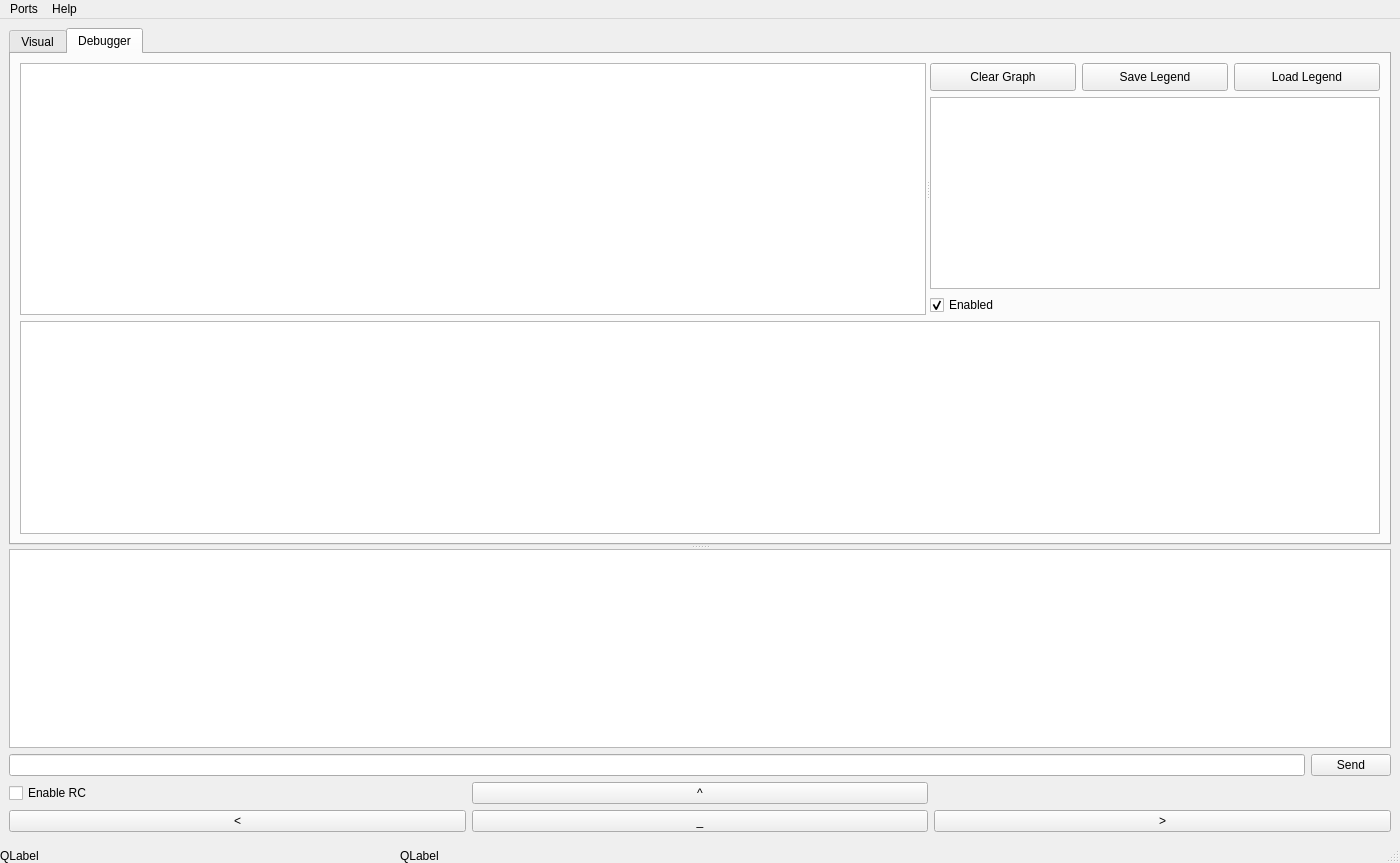
<?xml version="1.0" encoding="UTF-8"?>
<ui version="4.0">
 <class>MainWindow</class>
 <widget class="QMainWindow" name="MainWindow">
  <property name="geometry">
   <rect>
    <x>0</x>
    <y>0</y>
    <width>1400</width>
    <height>863</height>
   </rect>
  </property>
  <property name="windowTitle">
   <string>ballbotCommander</string>
  </property>
  <widget class="QWidget" name="centralwidget">
   <property name="enabled">
    <bool>true</bool>
   </property>
   <property name="layoutDirection">
    <enum>Qt::LeftToRight</enum>
   </property>
   <property name="autoFillBackground">
    <bool>false</bool>
   </property>
   <layout class="QVBoxLayout" name="verticalLayout_2">
    <item>
     <widget class="QSplitter" name="splitter_2">
      <property name="orientation">
       <enum>Qt::Vertical</enum>
      </property>
      <widget class="QTabWidget" name="tabWidget">
       <property name="currentIndex">
        <number>1</number>
       </property>
       <widget class="QWidget" name="tabVisual">
        <attribute name="title">
         <string>Visual</string>
        </attribute>
        <layout class="QVBoxLayout" name="verticalLayout_5">
         <item>
          <layout class="QHBoxLayout" name="horizontalLayout_2"/>
         </item>
        </layout>
       </widget>
       <widget class="QWidget" name="tabDebugger">
        <attribute name="title">
         <string>Debugger</string>
        </attribute>
        <layout class="QVBoxLayout" name="verticalLayout">
         <item>
          <widget class="QSplitter" name="splitter">
           <property name="orientation">
            <enum>Qt::Horizontal</enum>
           </property>
           <widget class="PlotWidget" name="MyPlotWidget">
            <property name="minimumSize">
             <size>
              <width>0</width>
              <height>200</height>
             </size>
            </property>
           </widget>
           <widget class="QWidget" name="verticalLayoutWidget">
            <layout class="QVBoxLayout" name="verticalLayout_3">
             <property name="sizeConstraint">
              <enum>QLayout::SetMaximumSize</enum>
             </property>
             <item>
              <layout class="QHBoxLayout" name="horizontalLayout">
               <property name="sizeConstraint">
                <enum>QLayout::SetDefaultConstraint</enum>
               </property>
               <item>
                <widget class="QPushButton" name="clearGraphButton">
                 <property name="sizePolicy">
                  <sizepolicy hsizetype="Minimum" vsizetype="Fixed">
                   <horstretch>0</horstretch>
                   <verstretch>0</verstretch>
                  </sizepolicy>
                 </property>
                 <property name="minimumSize">
                  <size>
                   <width>30</width>
                   <height>28</height>
                  </size>
                 </property>
                 <property name="maximumSize">
                  <size>
                   <width>150</width>
                   <height>28</height>
                  </size>
                 </property>
                 <property name="text">
                  <string>Clear Graph</string>
                 </property>
                </widget>
               </item>
               <item>
                <widget class="QPushButton" name="saveLegendButton">
                 <property name="minimumSize">
                  <size>
                   <width>30</width>
                   <height>28</height>
                  </size>
                 </property>
                 <property name="maximumSize">
                  <size>
                   <width>150</width>
                   <height>28</height>
                  </size>
                 </property>
                 <property name="text">
                  <string>Save Legend</string>
                 </property>
                </widget>
               </item>
               <item>
                <widget class="QPushButton" name="loadLegendButton">
                 <property name="minimumSize">
                  <size>
                   <width>30</width>
                   <height>28</height>
                  </size>
                 </property>
                 <property name="maximumSize">
                  <size>
                   <width>150</width>
                   <height>28</height>
                  </size>
                 </property>
                 <property name="text">
                  <string>Load Legend</string>
                 </property>
                </widget>
               </item>
              </layout>
             </item>
             <item>
              <widget class="QListView" name="listView">
               <property name="sizePolicy">
                <sizepolicy hsizetype="Expanding" vsizetype="Expanding">
                 <horstretch>0</horstretch>
                 <verstretch>0</verstretch>
                </sizepolicy>
               </property>
               <property name="maximumSize">
                <size>
                 <width>450</width>
                 <height>16777215</height>
                </size>
               </property>
              </widget>
             </item>
             <item>
              <widget class="QCheckBox" name="graphEnabledCheckBox">
               <property name="text">
                <string>Enabled</string>
               </property>
               <property name="checked">
                <bool>true</bool>
               </property>
              </widget>
             </item>
            </layout>
           </widget>
          </widget>
         </item>
         <item>
          <widget class="QPlainTextEdit" name="plainTextEdit">
           <property name="readOnly">
            <bool>true</bool>
           </property>
           <property name="tabStopWidth">
            <number>40</number>
           </property>
          </widget>
         </item>
        </layout>
       </widget>
      </widget>
      <widget class="QTextEdit" name="console">
       <property name="readOnly">
        <bool>true</bool>
       </property>
       <property name="tabStopWidth">
        <number>40</number>
       </property>
      </widget>
     </widget>
    </item>
    <item>
     <layout class="QHBoxLayout" name="horizontalLayout_3">
      <item>
       <widget class="QLineEdit" name="sendTextBox"/>
      </item>
      <item>
       <widget class="QPushButton" name="sendButton">
        <property name="text">
         <string>Send</string>
        </property>
       </widget>
      </item>
     </layout>
    </item>
    <item>
     <layout class="QGridLayout" name="gridLayout">
      <item row="0" column="1">
       <widget class="QPushButton" name="upButton">
        <property name="text">
         <string>^</string>
        </property>
       </widget>
      </item>
      <item row="1" column="2">
       <widget class="QPushButton" name="rightButton">
        <property name="text">
         <string>&gt;</string>
        </property>
       </widget>
      </item>
      <item row="1" column="0">
       <widget class="QPushButton" name="leftButton">
        <property name="text">
         <string>&lt;</string>
        </property>
       </widget>
      </item>
      <item row="1" column="1">
       <widget class="QPushButton" name="downButton">
        <property name="text">
         <string>_</string>
        </property>
       </widget>
      </item>
      <item row="0" column="0">
       <widget class="QCheckBox" name="enableRCCheckBox">
        <property name="text">
         <string>Enable RC</string>
        </property>
       </widget>
      </item>
     </layout>
    </item>
   </layout>
  </widget>
  <widget class="QMenuBar" name="menubar">
   <property name="geometry">
    <rect>
     <x>0</x>
     <y>0</y>
     <width>1400</width>
     <height>38</height>
    </rect>
   </property>
   <widget class="QMenu" name="menuHelp">
    <property name="title">
     <string>Help</string>
    </property>
    <addaction name="actionAbout"/>
   </widget>
   <widget class="QMenu" name="menuPorts">
    <property name="title">
     <string>Ports</string>
    </property>
   </widget>
   <addaction name="menuPorts"/>
   <addaction name="menuHelp"/>
  </widget>
  <widget class="QStatusBar" name="statusbar">
   <widget class="QLabel" name="statusBarLabelPlotFps">
    <property name="geometry">
     <rect>
      <x>0</x>
      <y>0</y>
      <width>400</width>
      <height>30</height>
     </rect>
    </property>
    <property name="text">
     <string>QLabel</string>
    </property>
   </widget>
   <widget class="QLabel" name="statusBarLabelReceiveFps">
    <property name="geometry">
     <rect>
      <x>400</x>
      <y>0</y>
      <width>400</width>
      <height>30</height>
     </rect>
    </property>
    <property name="text">
     <string>QLabel</string>
    </property>
   </widget>
  </widget>
  <action name="actionAbout">
   <property name="text">
    <string>About</string>
   </property>
  </action>
  <action name="actionRefresh">
   <property name="text">
    <string>Refresh</string>
   </property>
  </action>
 </widget>
 <customwidgets>
  <customwidget>
   <class>PlotWidget</class>
   <extends>QGraphicsView</extends>
   <header>pyqtgraph</header>
  </customwidget>
 </customwidgets>
 <resources/>
 <connections/>
</ui>
